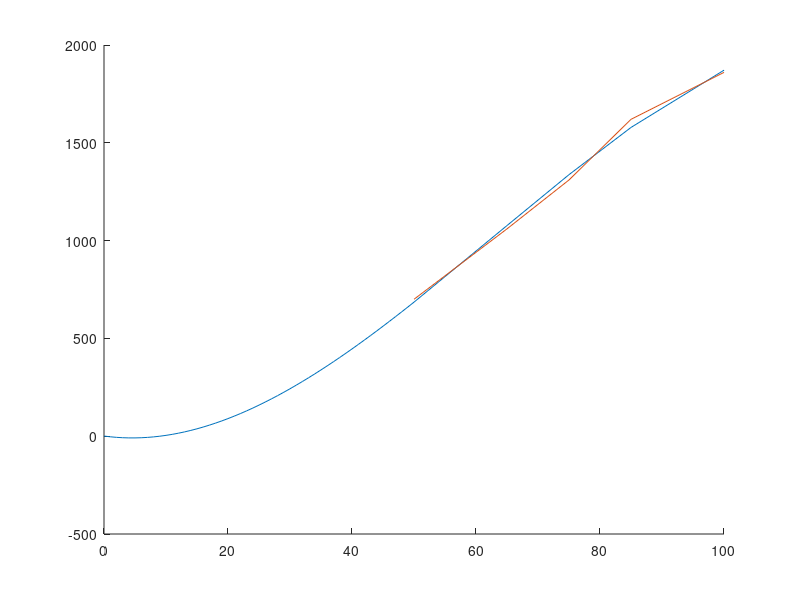

Write MATLAB code to recreate this figure.
close all
trottle = [50,65,75,85,100];
weight = [700,1060,1310,1620,1860];


[weight_trottle, S] = polyfit([0, trottle],[0,weight],3);
test = polyval(weight_trottle,[0:50, trottle]);
hold on
plot([0:50, trottle], test)
plot(trottle, weight)
